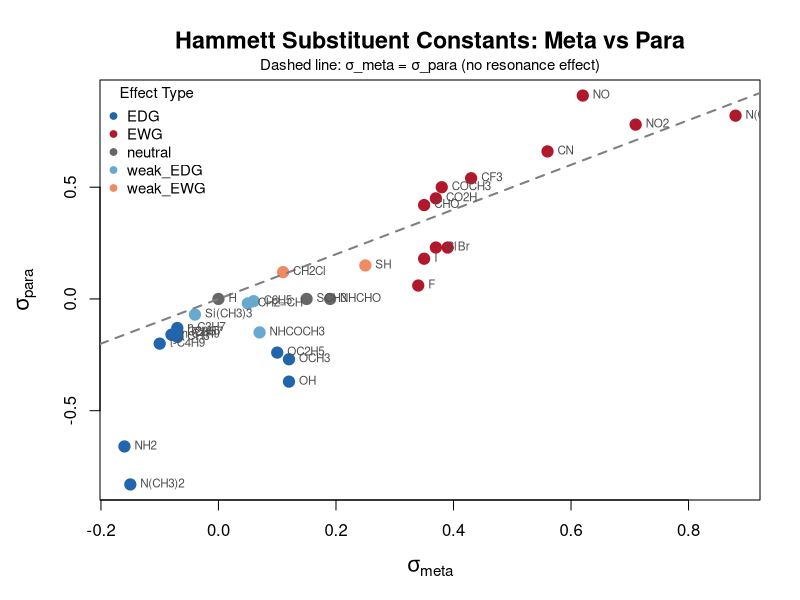
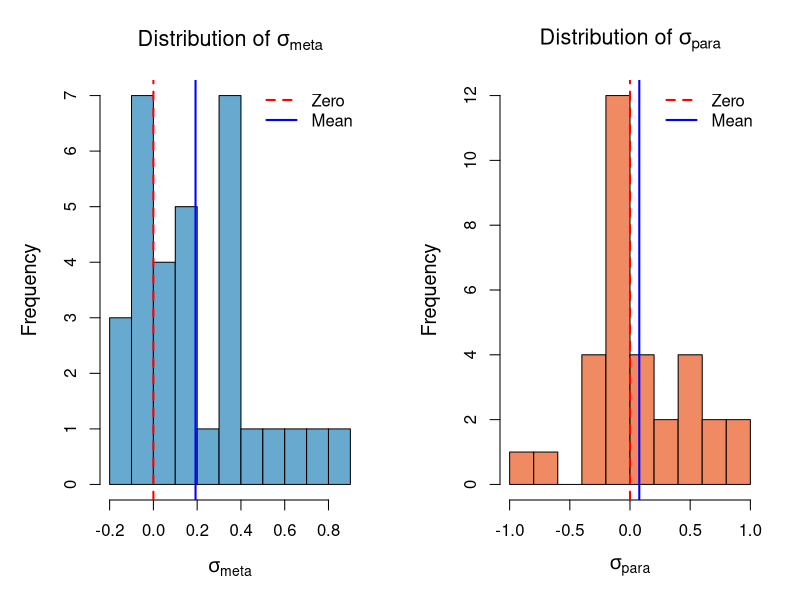
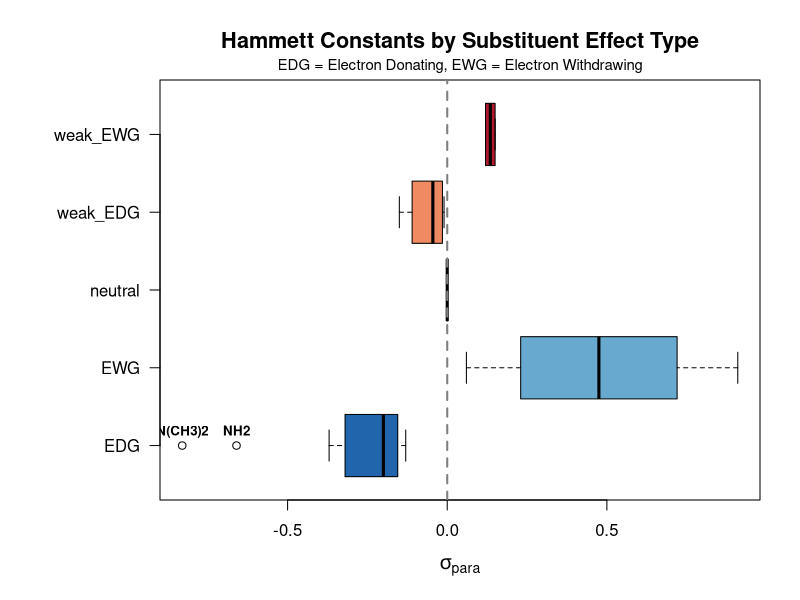
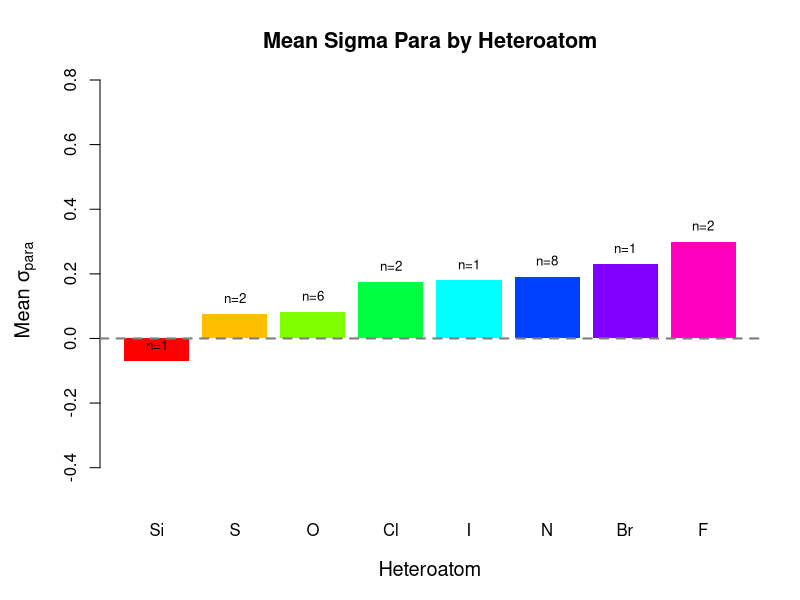
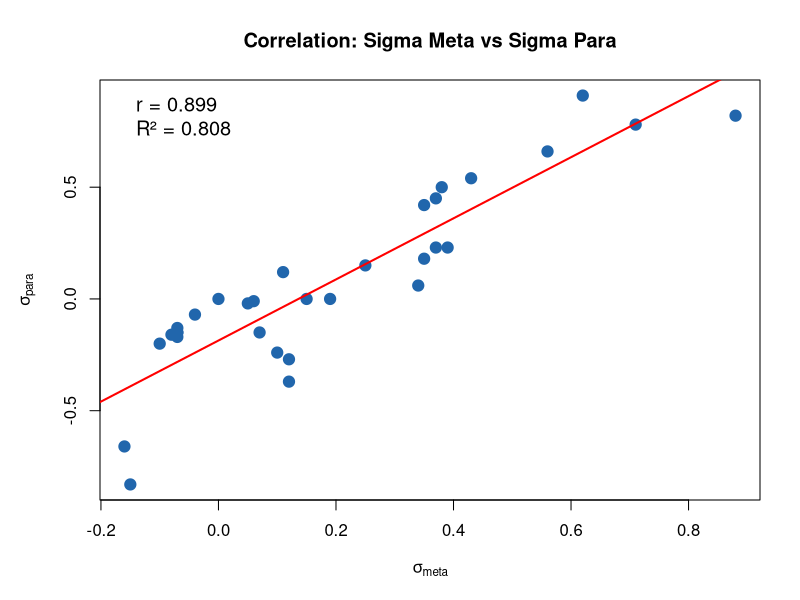

These charts were generated, in order, by the following R code:
# =============================================================================
# Hammett Substituent Constant Analysis
# Day 1: Setup, Data Loading, and Initial Exploration
# Author: Qinkai Li
# Date: January 2026
# NOTE: Uses only base R - no external packages required
# =============================================================================

# -----------------------------------------------------------------------------
# 1. SET WORKING DIRECTORY
# -----------------------------------------------------------------------------
setwd("~/Documents/Development/hscsa")  # Uncomment and set your path

cat("\n")
cat("============================================================\n")
cat("   HAMMETT SUBSTITUENT CONSTANT ANALYSIS - DAY 1\n")
cat("   Statistical Analysis in R for Physical Organic Chemistry\n")
cat("============================================================\n")

# -----------------------------------------------------------------------------
# 2. LOAD AND INSPECT DATA
# -----------------------------------------------------------------------------

cat("\n[1] LOADING DATA...\n")

# Load the Hammett constants dataset
hammett <- read.csv("data/hammett_constants.csv", stringsAsFactors = FALSE)
hammett_ext <- read.csv("data/hammett_extended.csv", stringsAsFactors = FALSE)

# Display structure
cat("\n--- Dataset Structure ---\n")
str(hammett)

cat("\n--- First 10 Rows ---\n")
print(head(hammett, 10))

cat("\n--- Data Dimensions ---\n")
cat(sprintf("Basic dataset: %d substituents, %d variables\n", nrow(hammett), ncol(hammett)))
cat(sprintf("Extended dataset: %d substituents, %d variables\n", nrow(hammett_ext), ncol(hammett_ext)))

# -----------------------------------------------------------------------------
# 3. DATA CLEANING AND PREPROCESSING
# -----------------------------------------------------------------------------

cat("\n[2] DATA CLEANING...\n")

# Convert categorical variables to factors
hammett$heteroatom <- as.factor(hammett$heteroatom)
hammett$effect_type <- as.factor(hammett$effect_type)
hammett$functional_class <- as.factor(hammett$functional_class)

# Handle NA values - count them
cat("\n--- Missing Values by Column ---\n")
na_counts <- colSums(is.na(hammett))
print(na_counts[na_counts > 0])

# Create clean dataset (no NA in key sigma columns)
hammett_clean <- hammett[!is.na(hammett$sigma_meta) & !is.na(hammett$sigma_para), ]

cat(sprintf("\nClean dataset: %d substituents (removed %d with missing sigma values)\n", 
            nrow(hammett_clean), nrow(hammett) - nrow(hammett_clean)))

# Add derived columns
hammett_clean$sigma_diff <- hammett_clean$sigma_meta - hammett_clean$sigma_para
hammett_clean$resonance_indicator <- abs(hammett_clean$sigma_diff)

# -----------------------------------------------------------------------------
# 4. SUMMARY STATISTICS
# -----------------------------------------------------------------------------

cat("\n[3] SUMMARY STATISTICS...\n")

# Basic statistics for sigma values
cat("\n--- Sigma Meta Statistics ---\n")
cat(sprintf("  Mean:   %.4f\n", mean(hammett_clean$sigma_meta)))
cat(sprintf("  SD:     %.4f\n", sd(hammett_clean$sigma_meta)))
cat(sprintf("  Min:    %.4f (%s)\n", min(hammett_clean$sigma_meta), 
            hammett_clean$substituent[which.min(hammett_clean$sigma_meta)]))
cat(sprintf("  Max:    %.4f (%s)\n", max(hammett_clean$sigma_meta),
            hammett_clean$substituent[which.max(hammett_clean$sigma_meta)]))
cat(sprintf("  Median: %.4f\n", median(hammett_clean$sigma_meta)))

cat("\n--- Sigma Para Statistics ---\n")
cat(sprintf("  Mean:   %.4f\n", mean(hammett_clean$sigma_para)))
cat(sprintf("  SD:     %.4f\n", sd(hammett_clean$sigma_para)))
cat(sprintf("  Min:    %.4f (%s)\n", min(hammett_clean$sigma_para),
            hammett_clean$substituent[which.min(hammett_clean$sigma_para)]))
cat(sprintf("  Max:    %.4f (%s)\n", max(hammett_clean$sigma_para),
            hammett_clean$substituent[which.max(hammett_clean$sigma_para)]))
cat(sprintf("  Median: %.4f\n", median(hammett_clean$sigma_para)))

# Group statistics by effect type
cat("\n--- Statistics by Effect Type ---\n")
effect_types <- unique(hammett_clean$effect_type)
effect_stats <- data.frame(
  effect_type = character(),
  n = integer(),
  mean_sigma_m = numeric(),
  mean_sigma_p = numeric(),
  sd_sigma_m = numeric(),
  sd_sigma_p = numeric(),
  stringsAsFactors = FALSE
)

for (etype in effect_types) {
  subset_data <- hammett_clean[hammett_clean$effect_type == etype, ]
  effect_stats <- rbind(effect_stats, data.frame(
    effect_type = etype,
    n = nrow(subset_data),
    mean_sigma_m = round(mean(subset_data$sigma_meta), 3),
    mean_sigma_p = round(mean(subset_data$sigma_para), 3),
    sd_sigma_m = round(sd(subset_data$sigma_meta), 3),
    sd_sigma_p = round(sd(subset_data$sigma_para), 3)
  ))
}
effect_stats <- effect_stats[order(effect_stats$mean_sigma_p), ]
print(effect_stats, row.names = FALSE)

# Group statistics by heteroatom
cat("\n--- Statistics by Heteroatom ---\n")
heteroatoms <- unique(hammett_clean$heteroatom)
hetero_stats <- data.frame(
  heteroatom = character(),
  n = integer(),
  mean_sigma_m = numeric(),
  mean_sigma_p = numeric(),
  stringsAsFactors = FALSE
)

for (ha in heteroatoms) {
  subset_data <- hammett_clean[hammett_clean$heteroatom == ha, ]
  hetero_stats <- rbind(hetero_stats, data.frame(
    heteroatom = as.character(ha),
    n = nrow(subset_data),
    mean_sigma_m = round(mean(subset_data$sigma_meta), 3),
    mean_sigma_p = round(mean(subset_data$sigma_para), 3)
  ))
}
hetero_stats <- hetero_stats[order(-hetero_stats$n), ]
print(hetero_stats, row.names = FALSE)

# -----------------------------------------------------------------------------
# 5. VISUALIZATIONS (Base R)
# -----------------------------------------------------------------------------

cat("\n[4] GENERATING VISUALIZATIONS...\n")

# Create output directory
dir.create("output", showWarnings = FALSE)

# Define color palette for effect types
effect_colors <- c(
  "EDG" = "#2166AC",      # Blue
  "EWG" = "#B2182B",      # Red
  "neutral" = "#666666",   # Gray
  "weak_EDG" = "#67A9CF",  # Light blue
  "weak_EWG" = "#EF8A62"   # Light red
)

# Plot 1: Sigma meta vs Sigma para
png("output/01_sigma_meta_vs_para.png", width = 800, height = 700)
par(mar = c(5, 5, 4, 2))

plot(hammett_clean$sigma_meta, hammett_clean$sigma_para,
     col = effect_colors[as.character(hammett_clean$effect_type)],
     pch = 19, cex = 1.5,
     xlab = expression(sigma[meta]),
     ylab = expression(sigma[para]),
     main = "Hammett Substituent Constants: Meta vs Para",
     cex.lab = 1.3, cex.main = 1.4)

# Add reference line (y = x)
abline(a = 0, b = 1, lty = 2, col = "gray50", lwd = 2)

# Add substituent labels
text(hammett_clean$sigma_meta, hammett_clean$sigma_para,
     labels = hammett_clean$substituent,
     pos = 4, cex = 0.7, col = "gray30")

# Add legend
legend("topleft", legend = names(effect_colors),
       col = effect_colors, pch = 19, cex = 0.9,
       title = "Effect Type", bty = "n")

# Add subtitle
mtext("Dashed line: σ_meta = σ_para (no resonance effect)", 
      side = 3, line = 0.3, cex = 0.9)

dev.off()
cat("Saved: output/01_sigma_meta_vs_para.png\n")

# Plot 2: Distribution histograms
png("output/02_sigma_distributions.png", width = 1000, height = 500)
par(mfrow = c(1, 2), mar = c(5, 5, 4, 2))

# Sigma meta histogram
hist(hammett_clean$sigma_meta, breaks = 12, col = "#67A9CF",
     xlab = expression(sigma[meta]), main = expression("Distribution of " * sigma[meta]),
     cex.lab = 1.2, cex.main = 1.3)
abline(v = 0, lty = 2, col = "red", lwd = 2)
abline(v = mean(hammett_clean$sigma_meta), lty = 1, col = "blue", lwd = 2)
legend("topright", legend = c("Zero", "Mean"), col = c("red", "blue"),
       lty = c(2, 1), lwd = 2, bty = "n")

# Sigma para histogram
hist(hammett_clean$sigma_para, breaks = 12, col = "#EF8A62",
     xlab = expression(sigma[para]), main = expression("Distribution of " * sigma[para]),
     cex.lab = 1.2, cex.main = 1.3)
abline(v = 0, lty = 2, col = "red", lwd = 2)
abline(v = mean(hammett_clean$sigma_para), lty = 1, col = "blue", lwd = 2)
legend("topright", legend = c("Zero", "Mean"), col = c("red", "blue"),
       lty = c(2, 1), lwd = 2, bty = "n")

dev.off()
cat("Saved: output/02_sigma_distributions.png\n")

# Plot 3: Boxplot by effect type
png("output/03_boxplot_by_effect.png", width = 900, height = 600)
par(mar = c(5, 8, 4, 2))

# Prepare data for boxplot
effect_order <- c("EDG", "weak_EDG", "neutral", "weak_EWG", "EWG")
effect_present <- effect_order[effect_order %in% levels(hammett_clean$effect_type)]

# Create boxplot and store the statistics
bp <- boxplot(sigma_para ~ effect_type, data = hammett_clean,
              horizontal = TRUE, col = effect_colors[effect_present],
              xlab = expression(sigma[para]), ylab = "",
              main = "Hammett Constants by Substituent Effect Type",
              cex.lab = 1.2, cex.main = 1.3, las = 1)

# Label outliers with substituent names
effect_levels <- levels(hammett_clean$effect_type)
for (i in seq_along(effect_levels)) {
     etype <- effect_levels[i]
     subset_data <- hammett_clean[hammett_clean$effect_type == etype, ]

     # Calculate IQR bounds for this group
     q1 <- quantile(subset_data$sigma_para, 0.25)
     q3 <- quantile(subset_data$sigma_para, 0.75)
     iqr <- q3 - q1
     lower_bound <- q1 - 1.5 * iqr
     upper_bound <- q3 + 1.5 * iqr
     # Find outliers
     outliers <- subset_data[subset_data$sigma_para < lower_bound |
          subset_data$sigma_para > upper_bound,]
     # Label each outlier
     if (nrow(outliers) > 0) {
     text(x = outliers$sigma_para, 
          y = i,
          labels = outliers$substituent,
          pos = 3, cex = 0.8, col = "black", font = 2)
     }
}

abline(v = 0, lty = 2, col = "gray50", lwd = 2)
mtext("EDG = Electron Donating, EWG = Electron Withdrawing", 
      side = 3, line = 0.3, cex = 0.9)

dev.off()
cat("Saved: output/03_boxplot_by_effect.png\n")

# Plot 4: Bar chart of mean sigma by heteroatom
png("output/04_heteroatom_means.png", width = 800, height = 600)
par(mar = c(5, 5, 4, 2))

# Filter out carbon (reference)
hetero_subset <- hetero_stats[hetero_stats$heteroatom != "C", ]
hetero_subset <- hetero_subset[order(hetero_subset$mean_sigma_p), ]

barplot(hetero_subset$mean_sigma_p, names.arg = hetero_subset$heteroatom,
        col = rainbow(nrow(hetero_subset)), border = NA,
        xlab = "Heteroatom", ylab = expression("Mean " * sigma[para]),
        main = "Mean Sigma Para by Heteroatom",
        cex.lab = 1.2, cex.main = 1.3, ylim = c(-0.5, 0.8))
abline(h = 0, lty = 2, col = "gray50", lwd = 2)

# Add count labels
text(seq_len(nrow(hetero_subset)) * 1.2 - 0.5,
     hetero_subset$mean_sigma_p + 0.05,
     labels = paste0("n=", hetero_subset$n), cex = 0.8)

dev.off()
cat("Saved: output/04_heteroatom_means.png\n")

# Plot 5: Correlation between sigma_meta and sigma_para
png("output/05_correlation.png", width = 700, height = 600)
par(mar = c(5, 5, 4, 2))

# Calculate correlation
cor_value <- cor(hammett_clean$sigma_meta, hammett_clean$sigma_para)

plot(hammett_clean$sigma_meta, hammett_clean$sigma_para,
     pch = 19, col = "#2166AC", cex = 1.5,
     xlab = expression(sigma[meta]),
     ylab = expression(sigma[para]),
     main = "Correlation: Sigma Meta vs Sigma Para")

# Add linear regression line
fit <- lm(sigma_para ~ sigma_meta, data = hammett_clean)
abline(fit, col = "red", lwd = 2)

# Add correlation coefficient
legend("topleft", 
       legend = c(sprintf("r = %.3f", cor_value),
                  sprintf("R² = %.3f", cor_value^2)),
       bty = "n", cex = 1.2)

dev.off()
cat("Saved: output/05_correlation.png\n")

# -----------------------------------------------------------------------------
# 6. KEY OBSERVATIONS (Organic Chemistry Context)
# -----------------------------------------------------------------------------

cat("\n[5] KEY OBSERVATIONS...\n")

# Strongest EWG and EDG
strongest_EWG <- hammett_clean[which.max(hammett_clean$sigma_para), ]
strongest_EDG <- hammett_clean[which.min(hammett_clean$sigma_para), ]

cat("\n--- Extreme Values ---\n")
cat(sprintf("Strongest EWG (most positive σ_para): %s (σ_para = %.2f)\n",
            strongest_EWG$substituent, strongest_EWG$sigma_para))
cat(sprintf("Strongest EDG (most negative σ_para): %s (σ_para = %.2f)\n",
            strongest_EDG$substituent, strongest_EDG$sigma_para))

# Substituents with large meta-para differences (strong resonance)
cat("\n--- Large Meta-Para Differences (Strong Resonance Effects) ---\n")
large_diff <- hammett_clean[order(-hammett_clean$resonance_indicator), 
                            c("substituent", "sigma_meta", "sigma_para", "sigma_diff", "effect_type")]
print(head(large_diff, 8), row.names = FALSE)

# Substituents where σ_meta ≈ σ_para (primarily inductive)
cat("\n--- Small Meta-Para Differences (Primarily Inductive) ---\n")
small_diff <- hammett_clean[hammett_clean$resonance_indicator < 0.1,
                            c("substituent", "sigma_meta", "sigma_para", "sigma_diff")]
print(small_diff, row.names = FALSE)

# Correlation analysis
cat("\n--- Correlation Analysis ---\n")
cat(sprintf("Pearson correlation (σ_meta vs σ_para): r = %.4f\n", 
            cor(hammett_clean$sigma_meta, hammett_clean$sigma_para)))
cat(sprintf("This strong correlation indicates both positions respond similarly to electronic effects.\n"))
cat(sprintf("Deviations from r=1 reveal resonance contributions (stronger at para position).\n"))

# -----------------------------------------------------------------------------
# 7. SAVE PROCESSED DATA
# -----------------------------------------------------------------------------

cat("\n[6] SAVING OUTPUT...\n")

# Save cleaned dataset
write.csv(hammett_clean, "data/hammett_clean.csv", row.names = FALSE)
cat("Saved: data/hammett_clean.csv\n")

# Save summary to text file
sink("output/day1_summary.txt")
cat("============================================================\n")
cat("HAMMETT CONSTANT ANALYSIS - DAY 1 SUMMARY\n")
cat("============================================================\n\n")

cat("DATASET INFO:\n")
cat(sprintf("  Total substituents: %d\n", nrow(hammett_clean)))
cat(sprintf("  Variables: %d\n\n", ncol(hammett_clean)))

cat("EFFECT TYPE DISTRIBUTION:\n")
print(table(hammett_clean$effect_type))

cat("\nHETEROATOM DISTRIBUTION:\n")
print(table(hammett_clean$heteroatom))

cat("\nSIGMA STATISTICS:\n")
print(summary(hammett_clean[, c("sigma_meta", "sigma_para")]))

cat("\nCORRELATION:\n")
cat(sprintf("r(sigma_meta, sigma_para) = %.4f\n", 
            cor(hammett_clean$sigma_meta, hammett_clean$sigma_para)))

cat("\nKEY FINDINGS:\n")
cat(sprintf("- Strongest EWG: %s (σ_para = %.2f)\n", 
            strongest_EWG$substituent, strongest_EWG$sigma_para))
cat(sprintf("- Strongest EDG: %s (σ_para = %.2f)\n",
            strongest_EDG$substituent, strongest_EDG$sigma_para))
cat("- Large meta-para differences indicate resonance effects\n")
cat("- N(CH3)2 shows largest resonance donation (σ_diff = 0.68)\n")
sink()
cat("Saved: output/day1_summary.txt\n")

# -----------------------------------------------------------------------------
# 8. COMPLETION MESSAGE
# -----------------------------------------------------------------------------

cat("\n============================================================\n")
cat("                  DAY 1 COMPLETE!\n")
cat("============================================================\n")
cat("\nGenerated Files:\n")
cat("  DATA:\n")
cat("    - data/hammett_clean.csv (processed dataset)\n")
cat("  PLOTS:\n")
cat("    - output/01_sigma_meta_vs_para.png\n")
cat("    - output/02_sigma_distributions.png\n")
cat("    - output/03_boxplot_by_effect.png\n")
cat("    - output/04_heteroatom_means.png\n")
cat("    - output/05_correlation.png\n")
cat("  SUMMARY:\n")
cat("    - output/day1_summary.txt\n")
cat("\nNEXT STEPS (Day 2):\n")
cat("  - Deep exploratory data analysis\n")
cat("  - Correlation matrices\n")
cat("  - Outlier detection\n")
cat("============================================================\n")